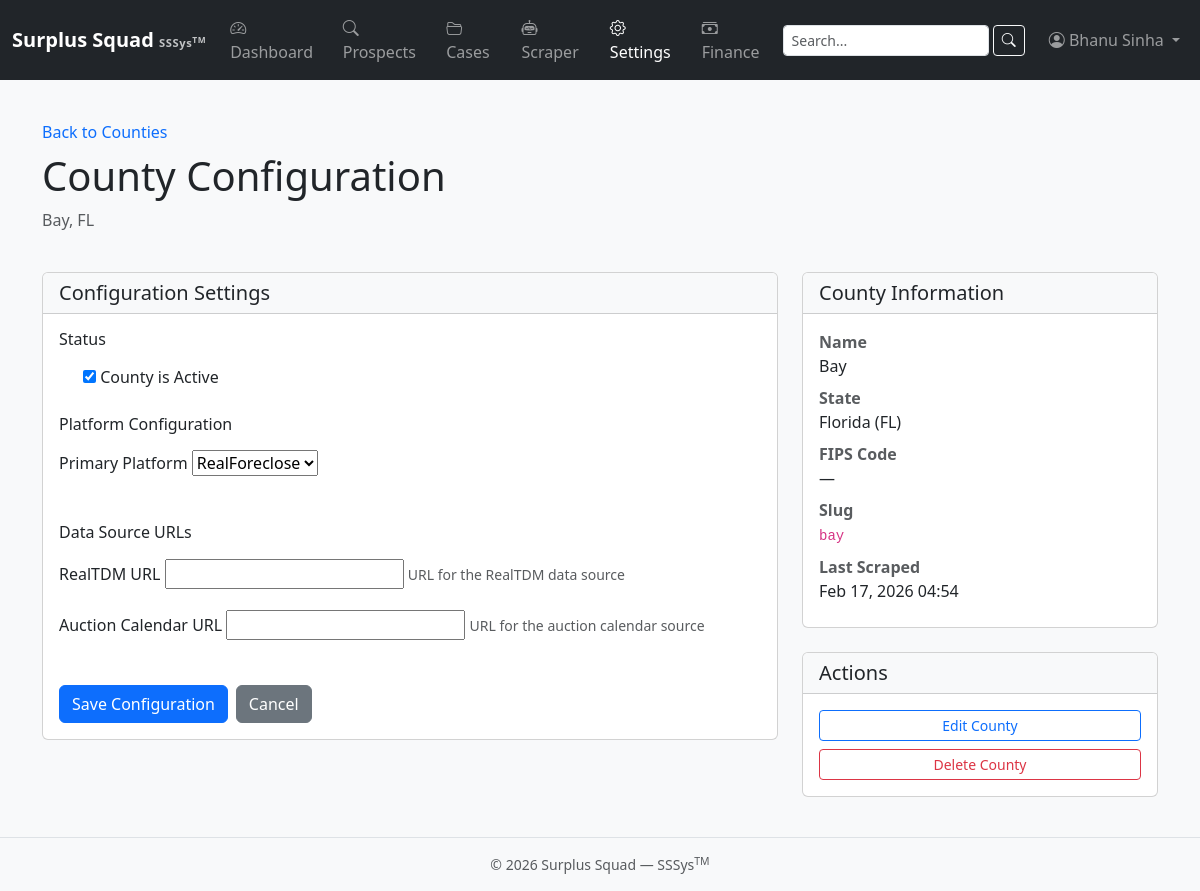
Page /locations/counties/3/config/ (signed in) on the committed database.
### apps/locations/models.py (models this page shows, shortened)
class County(models.Model):
    PLATFORM_CHOICES = [
        ("realforeclose", "RealForeclose"),
        ("realtaxdeed", "RealTaxDeed"),
        ("other", "Other"),
    ]
    state = models.ForeignKey(State, on_delete=models.CASCADE, related_name="counties")
    name = models.CharField(max_length=150)
    slug = models.SlugField(max_length=150)
    fips_code = models.CharField(max_length=10, blank=True, default="")
    is_active = models.BooleanField(default=True)
    last_scraped = models.DateTimeField(blank=True, null=True)
    auction_calendar_url = models.URLField(blank=True, default="")
    realtdm_url = models.URLField(blank=True, default="")
    platform = models.CharField(max_length=32, choices=PLATFORM_CHOICES, default="other")
    class Meta:
        verbose_name_plural = "counties"
        unique_together = [("state", "slug")]
        ordering = ["name"]

class State(models.Model):
    name = models.CharField(max_length=100)
    abbreviation = models.CharField(max_length=5, unique=True)
    is_active = models.BooleanField(default=True)
    class Meta:
        ordering = ["name"]

### apps/locations/views.py (the view, shortened to what this page needs)
# urls.py: path('counties/<int:pk>/config/', views.CountyConfigView.as_view(), name='county_config'),
class CountyConfigView(AdminRequiredMixin, UpdateView):
    model = County
    form_class = CountyConfigForm
    template_name = 'locations/county_config.html'
    pk_url_kwarg = 'pk'
    def get_object(self, queryset=None):
        pk = self.kwargs.get(self.pk_url_kwarg)
        return get_object_or_404(County, pk=pk)

### apps/locations/forms.py
class CountyConfigForm(forms.ModelForm):
    class Meta:
        model = County
        fields = [
            'is_active',
            'platform',
            'auction_calendar_url',
            'realtdm_url',
        ]

### apps/accounts/mixins.py (called while the page is built)
    def test_func(self):
        user = self.request.user
        return hasattr(user, 'profile') and user.profile.is_admin

### apps/accounts/models.py (called while the page is built)
    @property
    def can_view_prospects(self):
        return self.role in {self.ROLE_PROSPECTS_ONLY, self.ROLE_BOTH, self.ROLE_ADMIN}

    @property
    def can_view_cases(self):
        return self.role in {self.ROLE_CASES_ONLY, self.ROLE_BOTH, self.ROLE_ADMIN}

    @property
    def is_admin(self):
        return self.role == self.ROLE_ADMIN or self.user.is_superuser

### templates/locations/county_config.html (shortened to what this page needs)
{% extends 'base.html' %}
{% load static %}
{% block content %}
<div class="container mt-4">
    <div class="row mb-4">
        <div class="col">
            <div>
                <a href="{% url 'locations:county_list' %}" class="text-decoration-none">
                     Back to Counties
                </a>
            </div>
            <h1 class="mt-2">County Configuration</h1>
            <p class="text-muted">{{ object.name }}, {{ object.state.abbreviation }}</p>
        </div>
    </div>
    <div class="row">
        <div class="col-lg-8">
            <div class="card">
                <div class="card-header bg-light">
                    <h5 class="mb-0">Configuration Settings</h5>
                </div>
                <div class="card-body">
                    <form method="post" novalidate>
                        <fieldset class="mb-4">
                            <legend class="h6 mb-3">Status</legend>
                            <div class="form-check">
                                {{ form.is_active }}
                                <label class="form-check-label" for="{{ form.is_active.id_for_label }}">
                                    County is Active
                                </label>
                            </div>
                        </fieldset>
                        <fieldset class="mb-4">
                            <legend class="h6 mb-3">Platform Configuration</legend>
                            <div class="mb-3">
                                <label for="{{ form.platform.id_for_label }}" class="form-label">Primary Platform</label>
                                {{ form.platform }}
                            </div>
                        </fieldset>
                        <fieldset class="mb-4">
                            <legend class="h6 mb-3">Data Source URLs</legend>
                            <div class="mb-3">
                                <label for="{{ form.realtdm_url.id_for_label }}" class="form-label">RealTDM URL</label>
                                {{ form.realtdm_url }}
                                <small class="text-muted">URL for the RealTDM data source</small>
                            </div>
                            <div class="mb-3">
                                <label for="{{ form.auction_calendar_url.id_for_label }}" class="form-label">Auction Calendar URL</label>
                                {{ form.auction_calendar_url }}
                                <small class="text-muted">URL for the auction calendar source</small>
                            </div>
                        </fieldset>
                        <div class="d-flex gap-2">
                            <button type="submit" class="btn btn-primary">
                                 Save Configuration
                            </button>
                            <a href="{% url 'locations:county_detail' object.pk %}" class="btn btn-secondary">
                                 Cancel
                            </a>
                        </div>
                    </form>
                </div>
            </div>
        </div>
        <div class="col-lg-4">
            <div class="card mb-4">
                <div class="card-header bg-light">
                    <h5 class="mb-0">County Information</h5>
                </div>
                <div class="card-body">
                    <dl class="mb-0">
                        <dt class="text-muted">Name</dt>
                        <dd>{{ object.name }}</dd>
                        <dt class="text-muted">State</dt>
                        <dd>{{ object.state.name }} ({{ object.state.abbreviation }})</dd>
                        <dt class="text-muted">FIPS Code</dt>
                        <dd>{{ object.fips_code|default:"—" }}</dd>
                        <dt class="text-muted">Slug</dt>
                        <dd><code>{{ object.slug }}</code></dd>
                        <dt class="text-muted">Last Scraped</dt>
                        <dd>
                            {% if object.last_scraped %}
                            {{ object.last_scraped|date:"M d, Y H:i" }}
                            {% else %}
                            Never
                            {% endif %}
                        </dd>
                    </dl>
                </div>
            </div>
            <div class="card">
                <div class="card-header bg-light">
                    <h5 class="mb-0">Actions</h5>
                </div>
                <div class="card-body">
                    <a href="{% url 'locations:county_detail' object.pk %}" class="btn btn-sm btn-outline-primary w-100 mb-2">
                         Edit County
                    </a>
                    <a href="{% url 'locations:county_delete' object.pk %}" class="btn btn-sm btn-outline-danger w-100">
                         Delete County
                    </a>
                </div>
            </div>
        </div>
    </div>
</div>
{% endblock %}

### templates/includes/navbar.html (shortened to what this page needs)
<nav class="navbar navbar-expand-lg navbar-dark bg-dark">
  <div class="container-fluid">
    <a class="navbar-brand d-flex flex-column lh-1" href="{% url 'dashboard:home' %}">
      <span class="fw-bold">Surplus Squad
      <small class="text-light opacity-75" style="font-size:.7rem;">SSSys<sup>TM</sup></small>
    </span>
    </a>
    <div class="collapse navbar-collapse" id="mainNav">
      {% if user.is_authenticated %}
      <ul class="navbar-nav me-auto">
        <li class="nav-item">
          <a class="nav-link {% if request.resolver_match.app_name == 'dashboard' %}active{% endif %}"
             href="{% url 'dashboard:home' %}">
            <i class="bi bi-speedometer2"></i> Dashboard
          </a>
        </li>
        {% if user.profile.can_view_prospects or user.is_superuser %}
        <li class="nav-item">
          <a class="nav-link {% if request.resolver_match.app_name == 'prospects' %}active{% endif %}"
             href="{% url 'prospects:type_select' %}">
            <i class="bi bi-search"></i> Prospects
          </a>
        </li>
        {% endif %}
        {% if user.profile.can_view_cases or user.is_superuser %}
        <li class="nav-item">
          <a class="nav-link {% if request.resolver_match.app_name == 'cases' %}active{% endif %}"
             href="{% url 'cases:list' %}">
            <i class="bi bi-folder2-open"></i> Cases
          </a>
        </li>
        {% endif %}
        {% if user.profile.is_admin or user.is_superuser %}
        <li class="nav-item">
          <a class="nav-link {% if request.resolver_match.app_name == 'scraper' %}active{% endif %}"
             href="{% url 'scraper:dashboard' %}">
            <i class="bi bi-robot"></i> Scraper
          </a>
        </li>
        <li class="nav-item">
          <a class="nav-link {% if request.resolver_match.app_name == 'settings_app' or request.resolver_match.app_name == 'locations' %}active{% endif %}"
             href="{% url 'settings_app:home' %}">
            <i class="bi bi-gear"></i> Settings
          </a>
        </li>
        {% endif %}
        {% if user.profile.is_admin or user.is_superuser or user.profile.can_manage_finance_settings %}
        <li class="nav-item">
          <a class="nav-link {% if request.resolver_match.app_name == 'settings_app' and request.resolver_match.url_name == 'finance' %}active{% endif %}"
             href="{% url 'settings_app:finance' %}">
            <i class="bi bi-cash-stack"></i> Finance
          </a>
        </li>
        {% endif %}
      </ul>
      <form class="d-flex me-3" method="get" action="{% url 'search' %}">
        <input class="form-control form-control-sm me-1" type="search" name="q" placeholder="Search..." aria-label="Search" value="{{ request.GET.q|default:'' }}">
        <button class="btn btn-sm btn-outline-light" type="submit"><i class="bi bi-search"></i></button>
      </form>
      <ul class="navbar-nav">
        <li class="nav-item dropdown">
          <a class="nav-link dropdown-toggle" href="#" id="userMenu"
             role="button" data-bs-toggle="dropdown" aria-expanded="false">
            <i class="bi bi-person-circle"></i> {{ user.get_full_name|default:user.username }}
          </a>
        </li>
      </ul>
      {% endif %}
    </div>
  </div>
</nav>

### static/css/style.css (style rules this page uses)
body { min-height: 100vh; display: flex; flex-direction: column; background-color: #f8f9fa; }
.navbar-brand small { letter-spacing: .05em; }
.card { transition: box-shadow .15s ease-in-out; }

### rows in the picture
County: name "Bay", state.abbreviation "FL", is_active "☑", platform "RealForeclose", state.name "Florida", fips_code "—", slug "bay", last_scraped "Feb 17, 2026 04:54"

### other values in the picture
{{ user.get_full_name|default:user.username }} "Bhanu Sinha"
